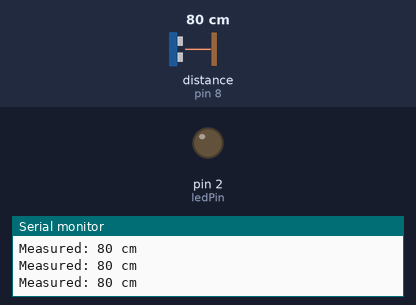
This sketch was run on a simulated Arduino Uno, built with avr-gcc and run on an emulated ATmega328P. On the bench: output pins drawn as LEDs (lit = HIGH), the last lines printed to the serial monitor. Wiring (inferred from the names in the program): ultrasonic range finder: trigger pin 7; echo pin 8. The inputs (shaded band) are chosen by the test bench; at power-on: distance to the obstacle (sensor on pin 8) 80 cm. The echo pulse lasts 58.3 µs per cm; pins used as bus, display or sensor lines are not drawn.

Above: at 1.2 s.
1.3 s: distance to the obstacle (sensor on pin 8) set to 26 cm
2.8 s: distance to the obstacle (sensor on pin 8) set to 20 cm
At 4.0 s:
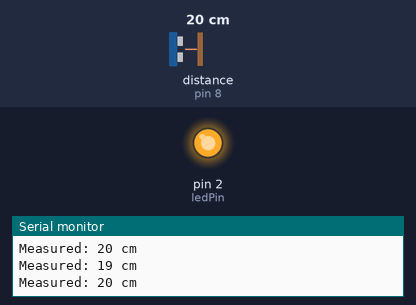
4.5 s: distance to the obstacle (sensor on pin 8) set to 15 cm
At 5.4 s:
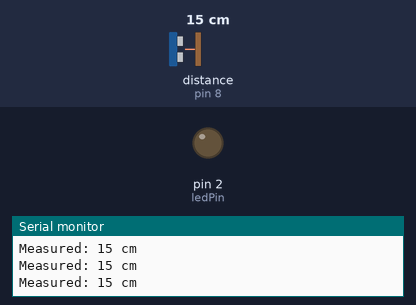
6.0 s: distance to the obstacle (sensor on pin 8) set to 18 cm
At 6.9 s:
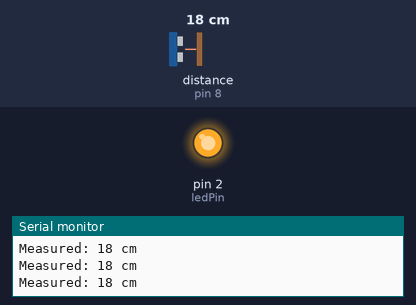
Timing chart, 0 to 8.5 s (numbered marks = the images above; inputs shaded):
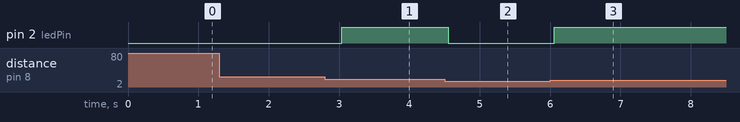

The sketch:

ultrasonic.ino
```cpp
const int trigPin = 7;
const int echoPin = 8;
const int ledPin = 2;


long duration, cm;


// CHANGE MADE HERE: Set fixed target distance to 20 cm
int targetDistance = 20;


void setup() {
  Serial.begin(9600);
  pinMode(trigPin, OUTPUT);
  pinMode(echoPin, INPUT);
  pinMode(ledPin, OUTPUT);


  // CHANGE MADE HERE: Removed user input prompt
  Serial.print("Fixed target distance: ");
  Serial.print(targetDistance);
  Serial.println(" cm");
}


void loop() {
  // CHANGE MADE HERE: Removed Serial input handling


  cm = readDistanceCM();


  Serial.print("Measured: ");
  Serial.print(cm);
  Serial.println(" cm");


  // Check if within ±2 cm of target
  if (abs(cm - targetDistance) <= 2) {
    digitalWrite(ledPin, HIGH);
  } else {
    digitalWrite(ledPin, LOW);
  }


  delay(300);
}


long readDistanceCM() {
  digitalWrite(trigPin, LOW);
  delayMicroseconds(2);
  digitalWrite(trigPin, HIGH);
  delayMicroseconds(10);
  digitalWrite(trigPin, LOW);


  duration = pulseIn(echoPin, HIGH);
  return microsecondsToCentimeters(duration);
}


long microsecondsToCentimeters(long microseconds) {
  return microseconds / 29 / 2;
}
```

Measured:
- the behaviour switches between 24 and 23 cm on distance to the obstacle (sensor on pin 8) (found by bisection; images 0 and 1)
- the behaviour switches between 18 and 17 cm on distance to the obstacle (sensor on pin 8) (found by bisection; images 1 and 2)
- after the input at 2.8 s, pin 2 (ledPin): LOW → HIGH after 0.24 s
- after the input at 4.5 s, pin 2 (ledPin): HIGH → LOW after 0.05 s
- after the input at 6.0 s, pin 2 (ledPin): LOW → HIGH after 0.06 s
